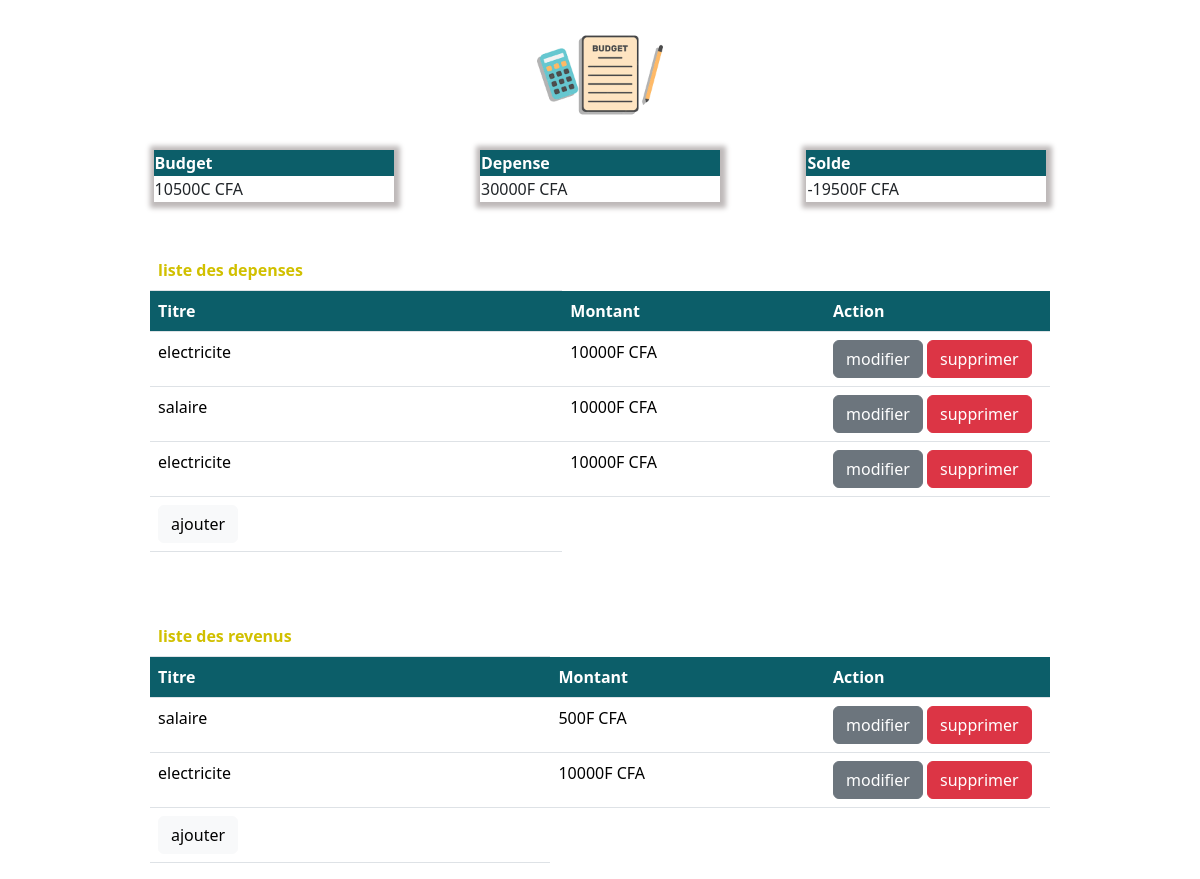
Before: / with the older database file.
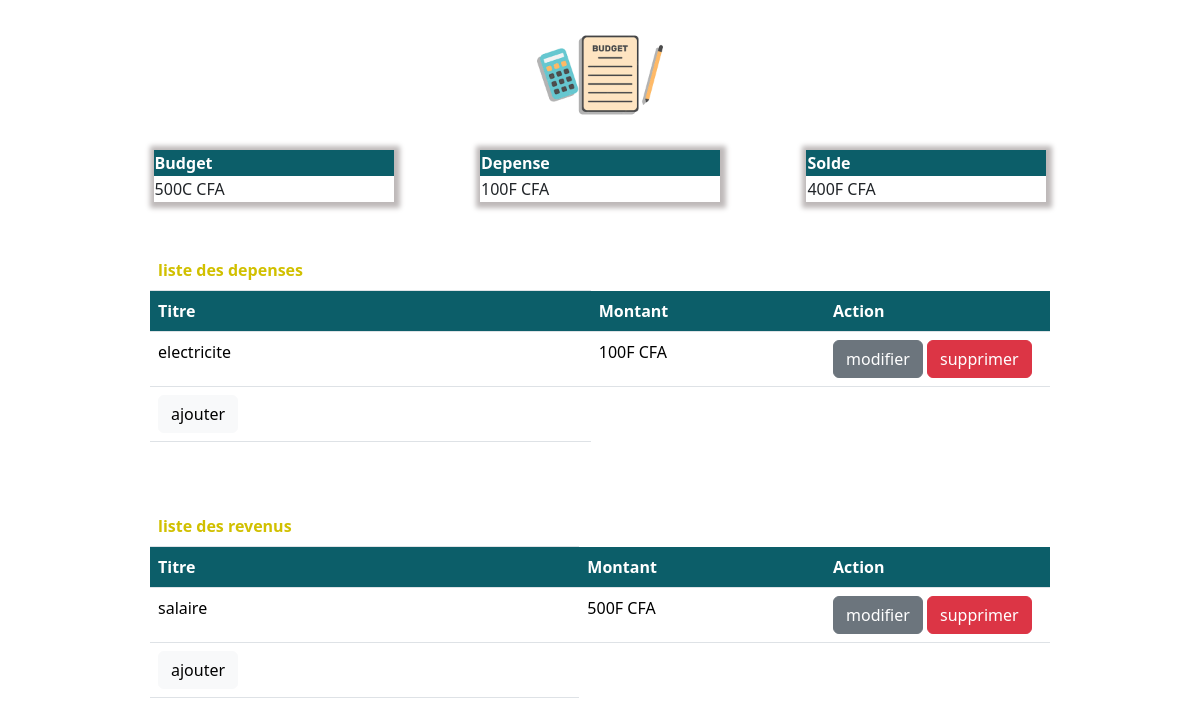
After: the same page with the newer database file.
### app.py (models this page shows, shortened)
class Depense (db.Model):
    id = db.Column(db.Integer, primary_key=True)
    titre = db.Column(db.String(100), nullable=False)
    montant = db.Column(db.String(100), nullable=False)

class Revenu (db.Model):
    id = db.Column(db.Integer, primary_key=True)
    titre = db.Column(db.String(100), nullable=False)
    montant = db.Column(db.String(100), nullable=False)

### app.py (the view)
@app.route("/")
def index():
    depense=0
    depense_details=Depense.query.all()
    for depenses in depense_details:
        depense+=int(depenses.montant)
    revenu=0
    revenu_details=Revenu.query.all()
    for revenus in revenu_details:
        revenu+=int(revenus.montant)
    solde= revenu -depense
    return render_template("index.html", depense_details=depense_details, revenu_details=revenu_details, revenu=revenu, depense=depense, solde=solde)

### templates/index.html (shortened to what this page needs)
<!DOCTYPE html>
<html lang="en">
<head>
    <link rel="stylesheet" href="{{url_for('static', filename='/dist/css/bootstrap.css')}}">
    <link rel="stylesheet" href="{{url_for('static',filename='/css/style.css')}}">
</head>
<body >
    {%include("partials/_logo.html")%}
<div class="gap">
    <table  class="tableau">
        <thead>
            <tr >
                <th class="vert"  >Budget</th>
            </tr>
        </thead>
        <tbody >
            <tr >
                <td >{{revenu}}C CFA </td>
            </tr>
        </tbody>
    </table>
    <table  class="tableau">
        <thead>
            <tr>
                <th class="vert" >Depense</th>
            </tr>
        </thead>
        <tbody>
            <tr>
                <td>{{depense}}F CFA </td>
            </tr>
        </tbody>
    </table>
    <table  class="tableau">
        <thead >
            <tr>
                <th class="vert" >Solde</th>
            </tr>
        </thead>
        <tbody>
            <tr>
                <td> {{solde}}F CFA</td>
            </tr>
        </tbody>
    </table>
</div>
<div class="d-flex justify-content-center mt-5" >
    <table class="table  w-75 ">
        <thead>
            <tr><th class="jaune">liste des depenses</th></tr>
            <tr >
                <th class="vert" >Titre</th>
                <th class="vert" >Montant</th>
                <th class="vert" >Action</th>
            </tr>
        </thead>
        <tbody>
        {%    for depense in depense_details%}
            <tr>
            <td>{{depense.titre}}</td>
            <td>{{depense.montant}}F CFA</td>
                <td class="col-3">
                <a class="btn btn-secondary" href="/update_depense/{{depense.id}}">modifier</a>
                <a class="btn btn-danger" href="/delete_depense/{{depense.id}}">supprimer</a>
                </td>
            </tr>
            {% endfor%}
            <tr>
                <td><a class="btn btn-light" href="{{url_for('depense')}}">ajouter</a></td>
            </tr>
        </tbody>
    </table>
</div>
<div class="d-flex justify-content-center mt-5">
    <table class="table  w-75 ">
        <thead>
            <tr><th class="jaune">liste des revenus</th></tr>
            <tr >
                <th class="vert" >Titre</th>
                <th class="vert" >Montant</th>
                <th class="vert"  >Action</th>
            </tr>
        </thead>
        <tbody>
            {% for revenu in revenu_details%}
            <tr>
            <td>{{revenu.titre}}</td>
                <td>{{revenu.montant}}F CFA</td>
                <td class="col-3" >
                <a class="btn btn-secondary" href="/update_revenu/{{revenu.id}}">modifier</a>
                <a class="btn btn-danger" href="/delete_revenu/{{revenu.id}}">supprimer</a>
                </td>
            </tr>
            <tr>
            {% endfor%}
                <td><a class="btn btn-light" href="/revenu">ajouter</a></td>
            </tr>
        </tbody>
    </table>
</div>
</body>
</html>

Changed rows visible on the page:
removed Depense: titre "salaire", montant "10000"
removed Depense: titre "electricite", montant "10000"
removed Revenu: titre "electricite", montant "10000"
changed Depense "electricite": montant "10000" → "100"
Other visible differences:
{{ revenu }}: "10500" → "500"
{{ depense }}: "30000" → "100"
{{ solde }}: "-19500" → "400"
